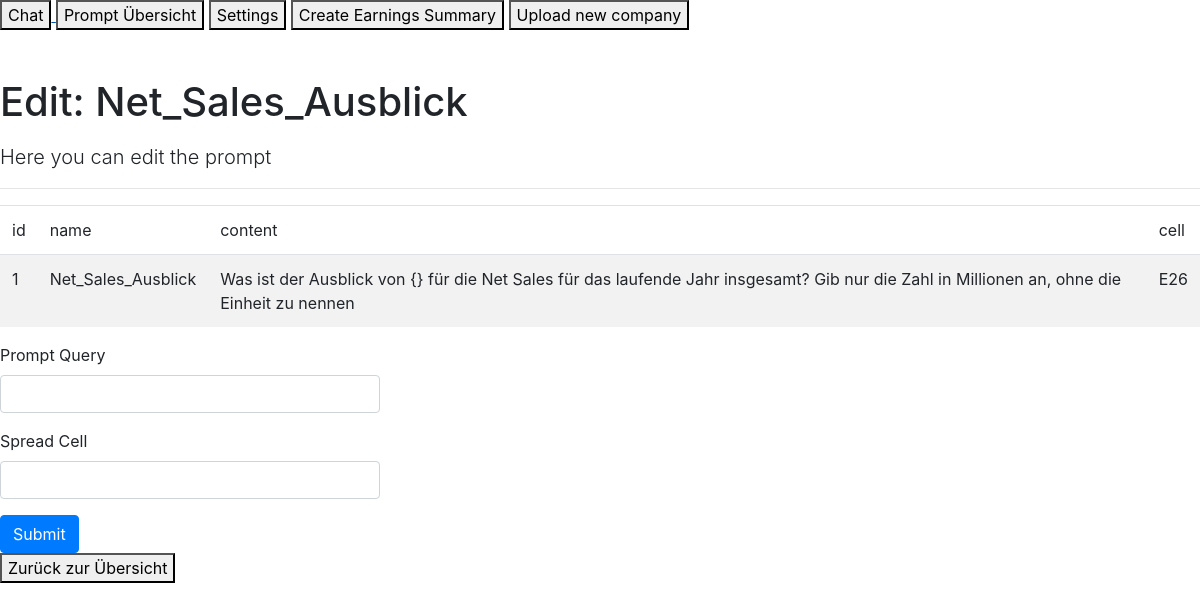
The app's page /edit/1, older data.
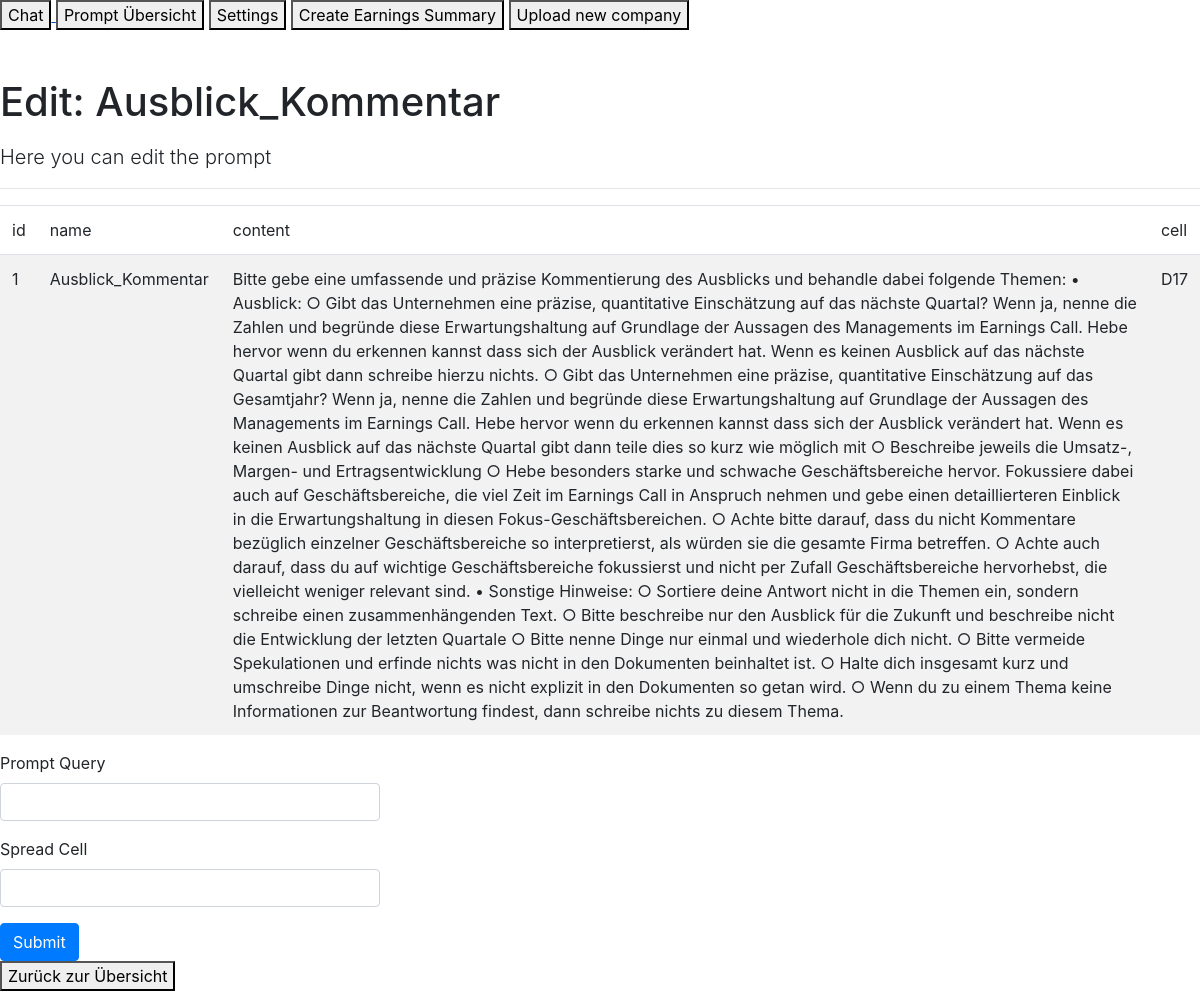
The same page, newer data.
### app/models.py (models this page shows)
class Prompts(db.Model):
    id = db.Column(db.Integer, primary_key=True)
    name = db.Column(db.String(80), nullable=False)
    content = db.Column(db.String(400), nullable=False)
    gsheetcell = db.Column(db.String(400), nullable=False)

### app/routes.py (the view)
@app.route('/edit/<id>', methods=['GET', 'POST'])
def editprompt(id):
    prompt = Prompts.query.filter_by(id=id).first_or_404()
    form = EditQueryForm()
    print(prompt)
    if form.validate_on_submit():
        prompt.content = form.querycontent.data
        prompt.gsheetcell = form.cell.data
        db.session.commit()
        flash('Your changes have been saved.')
    return render_template('editprompt.html', form=form, prompt=prompt)

### app/forms.py
class EditQueryForm(FlaskForm):
    querycontent = StringField('Prompt Query')
    cell = StringField('Spread Cell')
    submit = SubmitField('Submit')

### templates/editprompt.html
{% extends "base.html" %}
{% from 'bootstrap/form.html' import render_form, render_field %}
{% block content %}
      <h1 class="pt-5 pb-2">Edit: {{prompt.name}}</h1>
      <p class="lead">Here you can edit the prompt </p>
      <hr>
          <div>
            <table id="data" class="table table-striped">
                <thead>
                    <tr>
                        <td>id</td>
                        <td>name</td>
                        <td>content</td>
                        <td>cell</td>
                    </tr>
                </thead>
            <tbody>
                <tr>
                    <td>{{prompt.id}}</td>
                    <td>{{prompt.name}}</td>
                    <td>{{prompt.content}}</td>
                    <td>{{prompt.gsheetcell}}</td>
                </tr>
            </tbody>
        </table>
        <div class="row">
            <div class="col-md-4">
                {{ render_form(form)}}
            </div>
        </div>
        <a href= "/edit" >
            <button class="GFG">
               Zurück zur Übersicht
            </button>
        </a>
          </div>
      {% endblock %}

Row changes from the older to the newer data that the page shows:
changed Prompts id 1: name "Net_Sales_Ausblick" → "Ausblick_Kommentar"; content "Was ist der Ausblick von {} für die Net Sales für das laufende Jahr insgesamt? Gib nur die Zahl in Millionen an, ohne die Einheit zu nennen" → "Bitte gebe eine umfassende und präzise Kommentierung des Ausblicks und behandle dabei folgende Themen: • Ausblick: ○ Gibt das Unternehmen eine präzise, quantitative Einschätzung auf das nächste Quartal? Wenn ja, nenne die Zahlen und begründe diese Erwartungshaltung auf Grundlage der Aussagen des Managements im Earnings Call. Hebe hervor wenn du erkennen kannst dass sich der Ausblick verändert hat. Wenn es keinen Ausblick auf das nächste Quartal gibt dann schreibe hierzu nichts. ○ Gibt das Unternehmen eine präzise, quantitative Einschätzung auf das Gesamtjahr? Wenn ja, nenne die Zahlen und begründe diese Erwartungshaltung auf Grundlage der Aussagen des Managements im Earnings Call. Hebe…"; gsheetcell "E26" → "D17"
